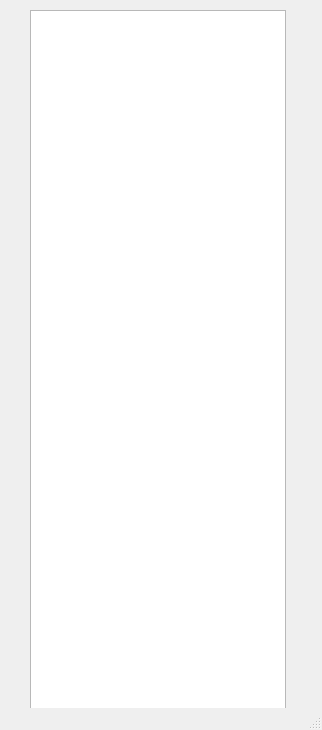
<?xml version="1.0" encoding="UTF-8"?>
<ui version="4.0">
 <class>OBSBasicCourseList</class>
 <widget class="QMainWindow" name="OBSBasicCourseList">
  <property name="geometry">
   <rect>
    <x>0</x>
    <y>0</y>
    <width>322</width>
    <height>730</height>
   </rect>
  </property>
  <property name="windowTitle">
   <string>OBSBasicCourseList</string>
  </property>
  <widget class="QWidget" name="centralwidget">
   <widget class="QListView" name="listView">
    <property name="geometry">
     <rect>
      <x>30</x>
      <y>10</y>
      <width>256</width>
      <height>730</height>
     </rect>
    </property>
   </widget>
  </widget>
  <widget class="QMenuBar" name="menubar">
   <property name="geometry">
    <rect>
     <x>0</x>
     <y>0</y>
     <width>322</width>
     <height>22</height>
    </rect>
   </property>
  </widget>
  <widget class="QStatusBar" name="statusbar"/>
 </widget>
 <resources/>
 <connections/>
</ui>
